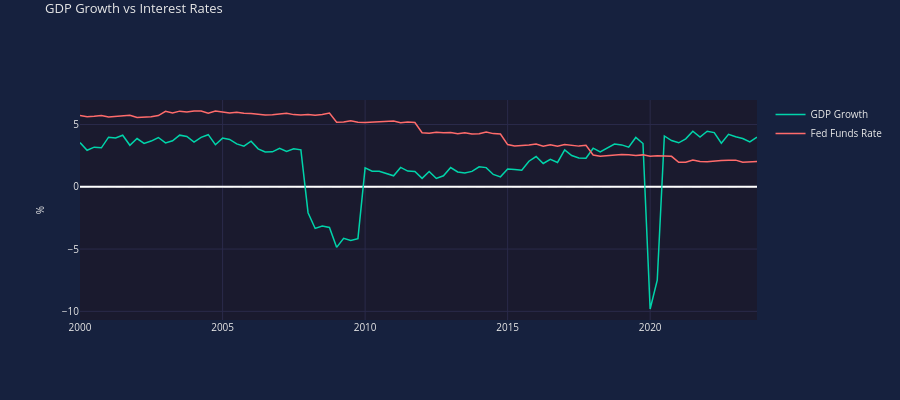

The notebook cell saved with this chart:
### Markdown cell above
## 4. Multiple Series Comparison

Comparing GDP growth and interest rates on the same chart.

### Code cell
dates, gdp = generate_gdp_data()
_, rates = generate_interest_rate_data()
min_len = min(len(dates), len(rates))
dates = dates[:min_len]
gdp = gdp[:min_len]
rates = rates[:min_len]

chart = EconChart(num_rows=1, height=400)
chart.add_line(row=1, x=dates, y=gdp, name='GDP Growth', color='#00d4aa')
chart.add_line(row=1, x=dates, y=rates, name='Fed Funds Rate', color='#ff6b6b')
chart.set_title('GDP Growth vs Interest Rates')
chart.set_yaxis(row=1, title='%')
chart.add_hline(row=1, y=0)
chart.enable_unified_spikeline()
chart.show()
